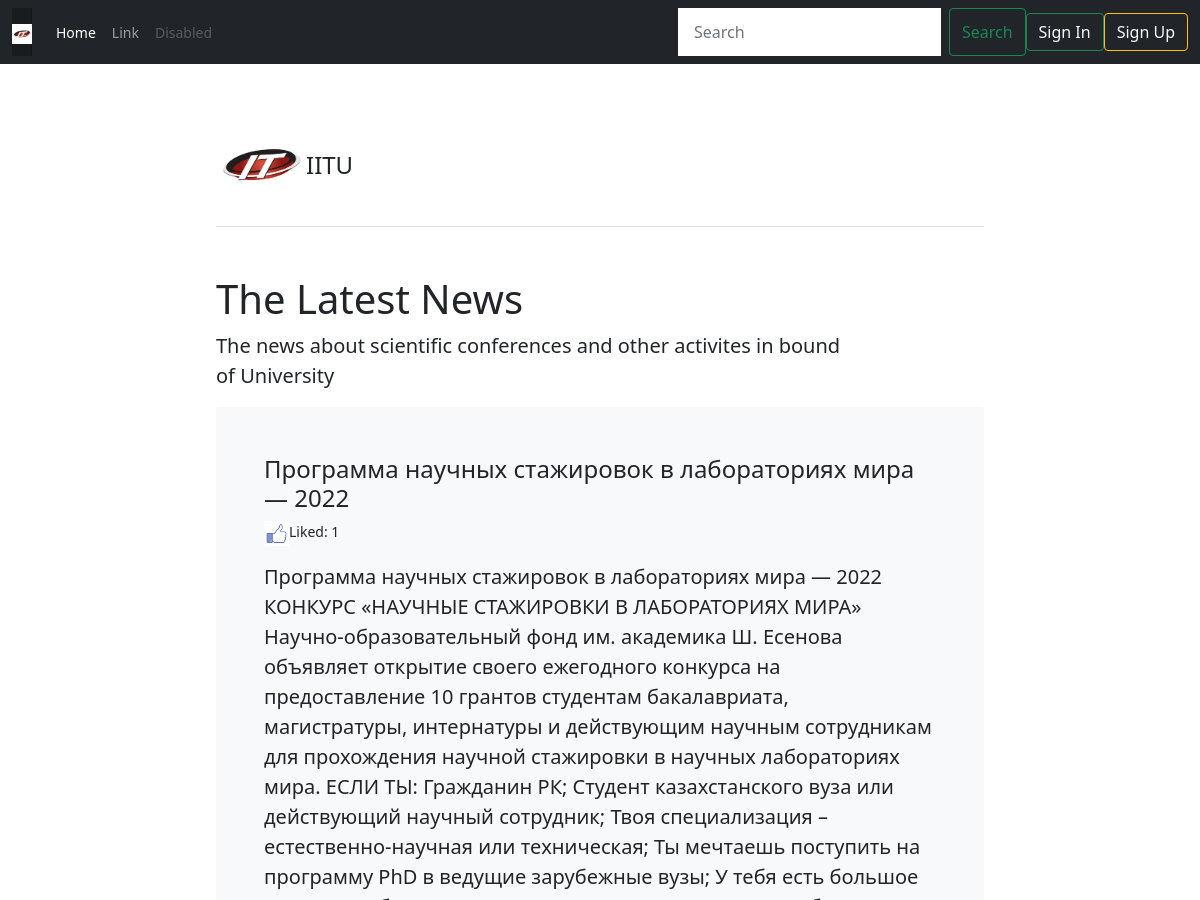
Page /page/3/ (upper part) on the earlier database version.
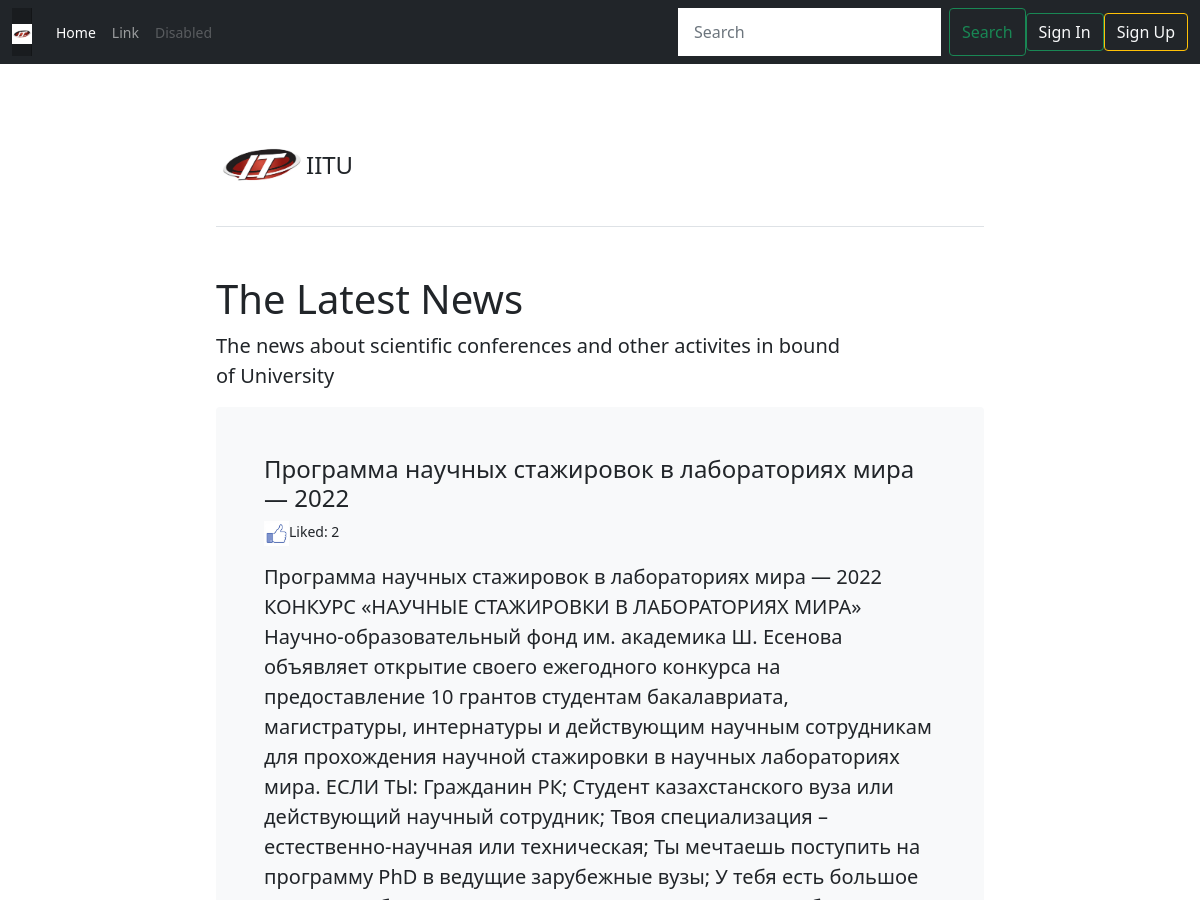
Same page on the later database version.
### article/models.py (models this page shows)
class Article(models.Model):
    class Meta:
        db_table = "article"
    article_title = models.CharField(max_length=200)
    article_text = models.TextField()
    article_date = models.DateTimeField()
    article_likes = models.IntegerField(default=0)

### article/views.py (the view)
# urls.py: path('page/<int:page_number>/', article.views.articles),
def articles(request, page_number=1):
    search_query = request.GET.get("search_field", '')
    if search_query:
        all_articles = Article.objects.filter(Q(article_title__icontains=search_query) |
                                              Q(article_text__icontains=search_query))
    else:
        all_articles = Article.objects.all()
    current_page = Paginator(all_articles, 2)
    return render(None, 'article/articles.html', {'articles': current_page.page(page_number)})

### templates/article/articles.html (shortened to what this page needs)
{% extends "article/main.html"%}
{% load static %}
{% block article %}
    <div class="col-lg-8 mx-auto p-3 py-md-5">
    <header class="d-flex align-items-center pb-3 mb-5 border-bottom">
    <a href="/" class="d-flex align-items-center text-dark text-decoration-none">
        <img src="{% static 'images/iitu.jpg' %}" alt="IITU" width="90px" height="90px">
        <span class="fs-4">IITU</span>
    </a>
  </header>
      <main>
    <h1>The Latest News</h1>
      <p class="fs-5 col-md-10">The news about scientific conferences and other activites in bound of University</p>
  </main>
        {% for article in articles %}
            <div class="bg-light p-5 rounded">
            <h4>{{ article.article_title }}</h4>
            <p><a href="/articles/addlike/{{ article.id }}/"><img src="{% static  "img/like.jpg" %}" width="25px" height="25px"></a>Liked: {{ article.article_likes }}</p>
                <p class="lead">{{ article.article_text }}</p>
            </div>
        {% endfor %}
    </div>
{% endblock %}

Differences in the rows shown:
changed Article: article_likes "1" → "2"
